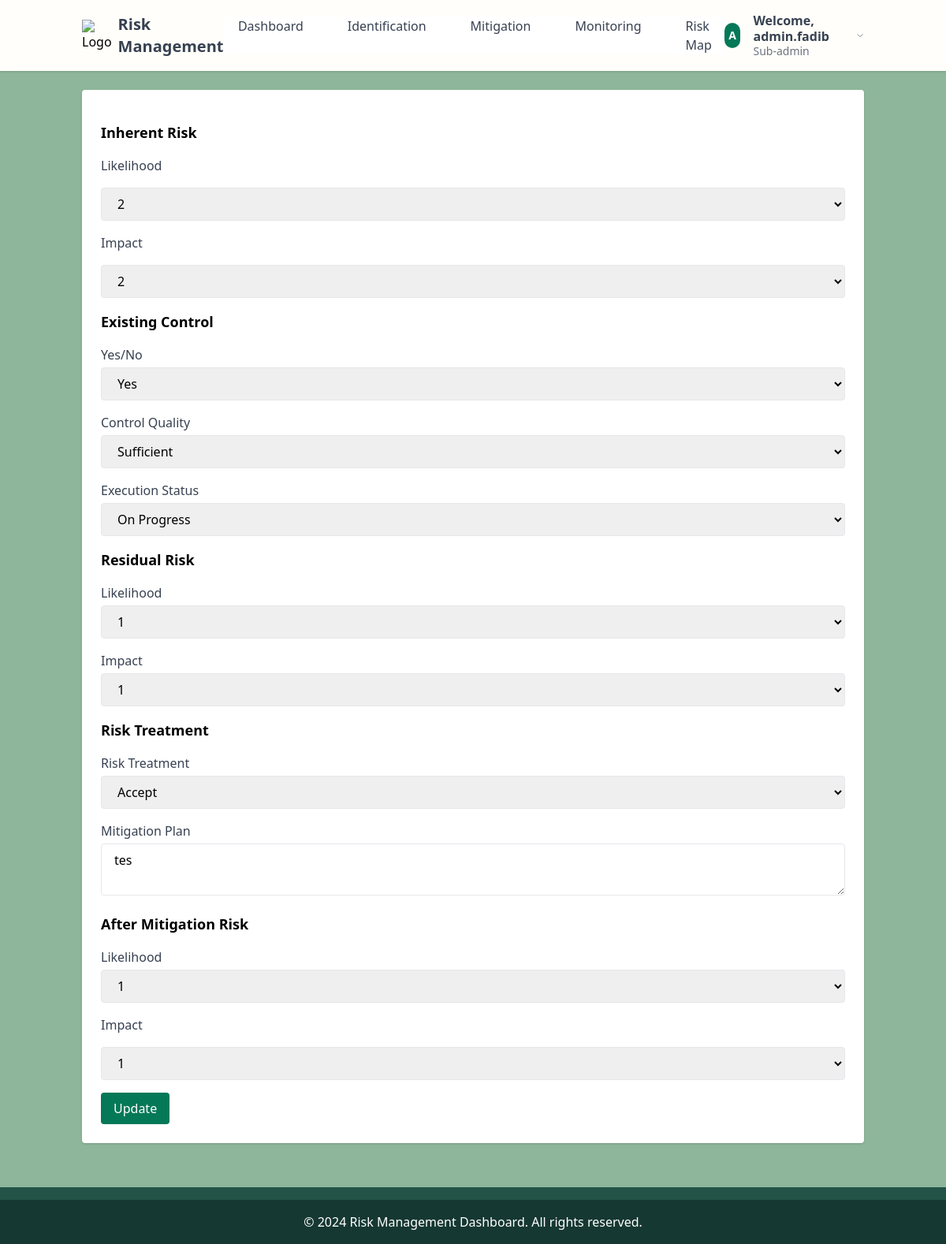
The app's page /modules/mitigation/edit_mitigation.php?edit=38 (signed in) with its own data.
### tables this page shows
CREATE TABLE `mitigations` (
  `id` int NOT NULL,
  `risk_code` varchar(10) DEFAULT NULL,
  `inherent_likehood` tinyint DEFAULT NULL,
  `inherent_impact` tinyint DEFAULT NULL,
  `inherent_risk_level` int DEFAULT NULL,
  `existing_control` enum('Yes','No') DEFAULT NULL,
  `control_quality` enum('Sufficient','Not Sufficient') DEFAULT NULL,
  `execution_status` enum('On Progress','Pending','Completed') DEFAULT NULL,
  `residual_likehood` tinyint DEFAULT NULL,
  `residual_impact` tinyint DEFAULT NULL,
  `residual_risk_level` int DEFAULT NULL,
  `risk_treatment` enum('Accept','Share','Reduce','avoid') DEFAULT NULL,
  `mitigation_plan` text,
  `after_mitigation_likehood` tinyint DEFAULT NULL,
  `after_mitigation_impact` tinyint DEFAULT NULL,
  `after_mitigation_risk_level` int DEFAULT NULL,
  `faculty_id` int DEFAULT NULL,
  `is_completed` tinyint(1) NOT NULL DEFAULT '0'
);

### classes/Mitigation.php (called while the page is built, shortened)
<?php
class Mitigation {
    private $conn;
    public function __construct($db) {
        $this->conn = $db;
    }
    public function getMitigationById($id) {
        try {
            $stmt = $this->conn->prepare("SELECT * FROM mitigations WHERE id = :id");
            $stmt->execute(['id' => $id]);
            $result = $stmt->fetch(PDO::FETCH_ASSOC);
            return $result;
        } catch (PDOException $e) {
            echo "Query Error: " . $e->getMessage();
            return null;
        }
    }
}

### modules/mitigation/edit_mitigation.php (the view, shortened to what this page needs)
<?php
require_once '../../includes/init.php';
require_once '../../classes/Mitigation.php';
$username = $_SESSION['username'];
if (strpos($username, '@') !== false) {
    $username = explode('@', $username)[0];
}
$mitigation = new Mitigation($conn);
$id = $_GET['edit'] ?? $_POST['edit'] ?? null;
$editData = $mitigation->getMitigationById($id);
?>
<!DOCTYPE html>
<html lang="id">
<head>
    <link href="https://cdn.jsdelivr.net/npm/tailwindcss@2.0.4/dist/tailwind.min.css" rel="stylesheet">
    <link rel="stylesheet" href="../../assets/css/palette.css">
</head>
<body class="bg-light-green">
    <header class="bg-beige shadow">
        <div class="container mx-auto px-4 py-4 flex justify-between items-center">
            <div class="flex items-center space-x-2">
                <img src="../../assets/img/logo.png" alt="Logo" class="w-10 h-10">
                <span class="text-xl font-bold text-gray-700">Risk Management</span>
            </div>
            <nav id="navMenu" class="hidden flex-col md:flex md:flex-row md:space-x-6 absolute md:static top-16 left-0 w-full md:w-auto bg-white shadow md:shadow-none z-10">
                <a href="../../pages/dashboard.php" class="block text-gray-700 px-4 py-2 md:py-0 rounded hover:bg-green-700 hover:text-white transition-all duration-300">Dashboard</a>
                <a href="../../pages/identification.php" class="block text-gray-700 px-4 py-2 md:py-0 rounded hover:bg-green-700 hover:text-white transition-all duration-300">Identification</a>
                <a href="../../pages/mitigation.php" class="block text-gray-700 px-4 py-2 md:py-0 rounded hover:bg-green-700 hover:text-white transition-all duration-300">Mitigation</a>
                <a href="../../pages/monitoring.php" class="block text-gray-700 px-4 py-2 md:py-0 rounded hover:bg-green-700 hover:text-white transition-all duration-300">Monitoring</a>
                <a href="../../pages/riskmap.php" class="block text-gray-700 px-4 py-2 md:py-0 rounded hover:bg-green-700 hover:text-white transition-all duration-300">Risk Map</a>
            </nav>
            <div class="relative">
                <button id="userMenuButton" class="flex items-center space-x-4 focus:outline-none transition-all duration-300 hover:scale-105">
                    <div class="bg-green-700 w-8 h-8 rounded-full flex justify-center items-center text-white font-bold text-sm">
                        <?php echo strtoupper(substr($_SESSION['username'], 0, 1)); ?>
                    </div>
                    <div class="hidden md:flex flex-col text-left">
                        <span class="text-gray-700 font-semibold text-base leading-tight">Welcome, <?php echo htmlspecialchars($username); ?></span>
                        <span class="text-gray-500 text-sm leading-tight"><?php echo ucfirst($_SESSION['role']); ?></span>
                    </div>
                    <svg class="w-4 h-4 text-gray-500 ml-2 transition-transform duration-300 transform group-hover:rotate-180" xmlns="http://www.w3.org/2000/svg" fill="none" viewBox="0 0 24 24" stroke="currentColor">
                        <path stroke-linecap="round" stroke-linejoin="round" stroke-width="2" d="M19 9l-7 7-7-7" />
                    </svg>
                </button>
            </div>
        </div>
    </header>
    <main class="container mx-auto px-4 py-6 flex-grow">
        <section class="bg-white rounded shadow p-6 mb-8">
            <form action="edit_mitigation.php" method="POST" target="_self" class="space-y-4">
                <h3 class="text-lg font-bold mt-6 mb-2">Inherent Risk</h3>
                <div class="space-y-4">
                    <label for="inherent_likehood" class="block text-gray-700 font-medium">Likelihood</label>
                    <select id="inherent_likehood" name="inherent_likehood" required class="w-full mt-1 px-4 py-2 border rounded focus:ring focus:ring-blue-500">
                        <?php for ($i = 1; $i <= 5; $i++): ?>
                            <option value="<?php echo $i; ?>" <?php echo (isset($editData['inherent_likehood']) && $editData['inherent_likehood'] == $i) ? 'selected' : ''; ?>><?php echo $i; ?></option>
                        <?php endfor; ?>
                    </select>
                    <label for="inherent_impact" class="block text-gray-700 font-medium">Impact</label>
                    <select id="inherent_impact" name="inherent_impact" required class="w-full mt-1 px-4 py-2 border rounded focus:ring focus:ring-blue-500">
                        <?php for ($i = 1; $i <= 5; $i++): ?>
                            <option value="<?php echo $i; ?>" <?php echo (isset($editData['inherent_impact']) && $editData['inherent_impact'] == $i) ? 'selected' : ''; ?>><?php echo $i; ?></option>
                        <?php endfor; ?>
                    </select>
                </div>
                <h3 class="text-lg font-bold mt-6 mb-2">Existing Control</h3>
                    <div class="space-y-4">
                        <div>
                            <label for="existing_control" class="block text-gray-700 font-medium"v>Yes/No</label>
                            <select id="existing_control" name="existing_control" required class="w-full mt-1 px-4 py-2 border rounded focus:ring focus:ring-blue-500">
                                <option value="Yes" <?php echo (isset($editData['existing_control']) && $editData['existing_control'] == 'Yes') ? 'selected' : ''; ?>>Yes</option>
                            </select>
                        </div>
                        <div>
                            <label for="control_quality" class="block text-gray-700 font-medium">Control Quality</label>
                            <select id="control_quality" name="control_quality" required class="w-full mt-1 px-4 py-2 border rounded focus:ring focus:ring-blue-500">
                                <option value="Sufficient" <?php echo (isset($editData['control_quality']) && $editData['control_quality'] == 'Sufficient') ? 'selected' : ''; ?>>Sufficient</option>
                            </select>
                        </div>
                        <div>
                            <label for="execution_status" class="block text-gray-700 font-medium">Execution Status</label>
                            <select id="execution_status" name="execution_status" required class="w-full mt-1 px-4 py-2 border rounded focus:ring focus:ring-blue-500">
                                <option value="On Progress" <?php echo (isset($editData['execution_status']) && $editData['execution_status'] == 'On Progress') ? 'selected' : ''; ?>>On Progress</option>
                            </select>
                        </div>
                    </div>
                <h3 class="text-lg font-bold mt-6 mb-2">Residual Risk</h3>
                <div class="space-y-4">
                    <div>
                        <label for="residual_likehood" class="block text-gray-700 font-medium">Likelihood</label>
                        <select id="residual_likehood" name="residual_likehood" required class="w-full mt-1 px-4 py-2 border rounded focus:ring focus:ring-blue-500">
                            <?php for ($i = 1; $i <= 5; $i++): ?>
                                <option value="<?php echo $i; ?>" <?php echo (isset($editData['residual_likehood']) && $editData['residual_likehood'] == $i) ? 'selected' : ''; ?>><?php echo $i; ?></option>
                            <?php endfor; ?>
                        </select>
                    </div>
                    <div>
                        <label for="residual_impact" class="block text-gray-700 font-medium">Impact</label>
                        <select id="residual_impact" name="residual_impact" required class="w-full mt-1 px-4 py-2 border rounded focus:ring focus:ring-blue-500">
                            <?php for ($i = 1; $i <= 5; $i++): ?>
                                <option value="<?php echo $i; ?>" <?php echo (isset($editData['residual_impact']) && $editData['residual_impact'] == $i) ? 'selected' : ''; ?>><?php echo $i; ?></option>
                            <?php endfor; ?>
                        </select>
                    </div>
                </div>
                <h3 class="text-lg font-bold mt-6 mb-2">Risk Treatment</h3>
                <div class="space-y-4">
                    <div>
                        <label for="risk_treatment" class="block text-gray-700 font-medium">Risk Treatment</label>
                        <select id="risk_treatment" name="risk_treatment" required class="w-full mt-1 px-4 py-2 border rounded focus:ring focus:ring-blue-500">
                            <option value="Accept" <?php echo (isset($editData['risk_treatment']) && $editData['risk_treatment'] == 'Accept') ? 'selected' : ''; ?>>Accept</option>
                        </select>
                    </div>
                    <div>
                        <label for="mitigation_plan" class="block text-gray-700 font-medium">Mitigation Plan</label>
                        <textarea id="mitigation_plan" name="mitigation_plan" required class="w-full mt-1 px-4 py-2 border rounded focus:ring focus:ring-blue-500"><?php echo $editData['mitigation_plan'] ?? ''; ?></textarea>
                    </div>
                </div>
                <h3 class="text-lg font-bold mt-6 mb-2">After Mitigation Risk</h3>
                <div class="space-y-4">
                    <div>
                        <label for="after_mitigation_likehood" class="block text-gray-700 font-medium">Likelihood</label>
                        <select id="after_mitigation_likehood" name="after_mitigation_likehood" required class="w-full mt-1 px-4 py-2 border rounded focus:ring focus:ring-blue-500">
                            <?php for ($i = 1; $i <= 5; $i++): ?>
                                <option value="<?php echo $i; ?>" <?php echo (isset($editData['after_mitigation_likehood']) && $editData['after_mitigation_likehood'] == $i) ? 'selected' : ''; ?>><?php echo $i; ?></option>
                            <?php endfor; ?>
                        </select>
                    </div>
                <div>
                    <div class="space-y-4">
                    <label for="after_mitigation_impact" class="block text-gray-700 font-medium">Impact</label>
                        <select id="after_mitigation_impact" name="after_mitigation_impact" required class="w-full mt-1 px-4 py-2 border rounded focus:ring focus:ring-blue-500">
                            <?php for ($i = 1; $i <= 5; $i++): ?>
                                <option value="<?php echo $i; ?>" <?php echo (isset($editData['after_mitigation_impact']) && $editData['after_mitigation_impact'] == $i) ? 'selected' : ''; ?>><?php echo $i; ?></option>
                            <?php endfor; ?>
                        </select>
                    </div>
                </div>
                </div>
                <button type="submit"  class="bg-green-700 text-white px-4 py-2 rounded hover:bg-green-800 transition">Update</button>
            </form>
        </section>
    </main>
    <footer class="bg-dark-green text-white text-center">
        <div class="bg-medium-green py-2"></div>
            <div class="py-4">
                © 2024 Risk Management Dashboard. All rights reserved.
            </div>
    </footer>
</body>
</html>

### assets/css/palette.css (style rules this page uses)
.bg-dark-green { background-color: #163832 !important; }
.bg-medium-green { background-color: #235347 !important; }
.bg-light-green { background-color: #8EB69B !important; }
.bg-beige { background-color: #fffefa !important; }

### records on screen
mitigations: inherent_likehood "2", inherent_impact "2", existing_control "Yes", control_quality "Sufficient", execution_status "On Progress", residual_likehood "1", residual_impact "1", risk_treatment "Accept", mitigation_plan "tes", after_mitigation_likehood "1", after_mitigation_impact "1"

### other values on screen
substr($_SESSION['username'], 0, 1) "A"
$username "admin.fadib"
$_SESSION['role'] "Sub-admin"
